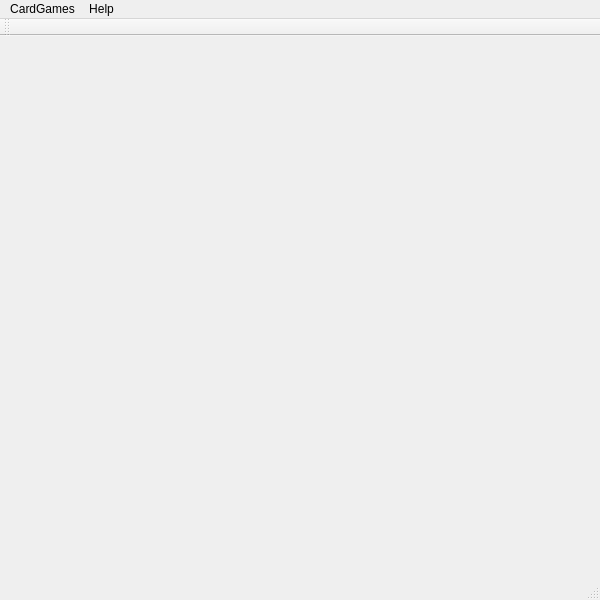
<?xml version="1.0" encoding="UTF-8"?>
<ui version="4.0">
 <class>MainWindow</class>
 <widget class="QMainWindow" name="MainWindow">
  <property name="enabled">
   <bool>true</bool>
  </property>
  <property name="geometry">
   <rect>
    <x>0</x>
    <y>0</y>
    <width>600</width>
    <height>600</height>
   </rect>
  </property>
  <property name="sizePolicy">
   <sizepolicy hsizetype="Fixed" vsizetype="Fixed">
    <horstretch>0</horstretch>
    <verstretch>0</verstretch>
   </sizepolicy>
  </property>
  <property name="windowTitle">
   <string>MainWindow</string>
  </property>
  <property name="autoFillBackground">
   <bool>true</bool>
  </property>
  <property name="locale">
   <locale language="English" country="UnitedStates"/>
  </property>
  <widget class="QWidget" name="centralWidget"/>
  <widget class="QMenuBar" name="menuBar">
   <property name="geometry">
    <rect>
     <x>0</x>
     <y>0</y>
     <width>600</width>
     <height>25</height>
    </rect>
   </property>
   <widget class="QMenu" name="menuCardGames">
    <property name="title">
     <string>CardGames</string>
    </property>
    <widget class="QMenu" name="menuSwitch_game">
     <property name="title">
      <string>Switch Game</string>
     </property>
     <addaction name="actionBlackJack"/>
     <addaction name="actionVideo_Poker"/>
    </widget>
    <addaction name="actionNew_Game"/>
    <addaction name="menuSwitch_game"/>
    <addaction name="actionQuit"/>
   </widget>
   <widget class="QMenu" name="menuAbout">
    <property name="title">
     <string>Help</string>
    </property>
    <addaction name="actionAbout"/>
   </widget>
   <addaction name="menuCardGames"/>
   <addaction name="menuAbout"/>
  </widget>
  <widget class="QToolBar" name="mainToolBar">
   <attribute name="toolBarArea">
    <enum>TopToolBarArea</enum>
   </attribute>
   <attribute name="toolBarBreak">
    <bool>false</bool>
   </attribute>
  </widget>
  <widget class="QStatusBar" name="statusBar"/>
  <action name="actionNew_Game">
   <property name="text">
    <string>New Game</string>
   </property>
  </action>
  <action name="actionBlackJack">
   <property name="text">
    <string>BlackJack</string>
   </property>
  </action>
  <action name="actionVideo_Poker">
   <property name="text">
    <string>Video Poker</string>
   </property>
  </action>
  <action name="actionQuit">
   <property name="text">
    <string>Quit</string>
   </property>
  </action>
  <action name="actionAbout">
   <property name="text">
    <string>About</string>
   </property>
  </action>
 </widget>
 <layoutdefault spacing="6" margin="11"/>
 <resources/>
 <connections/>
</ui>
